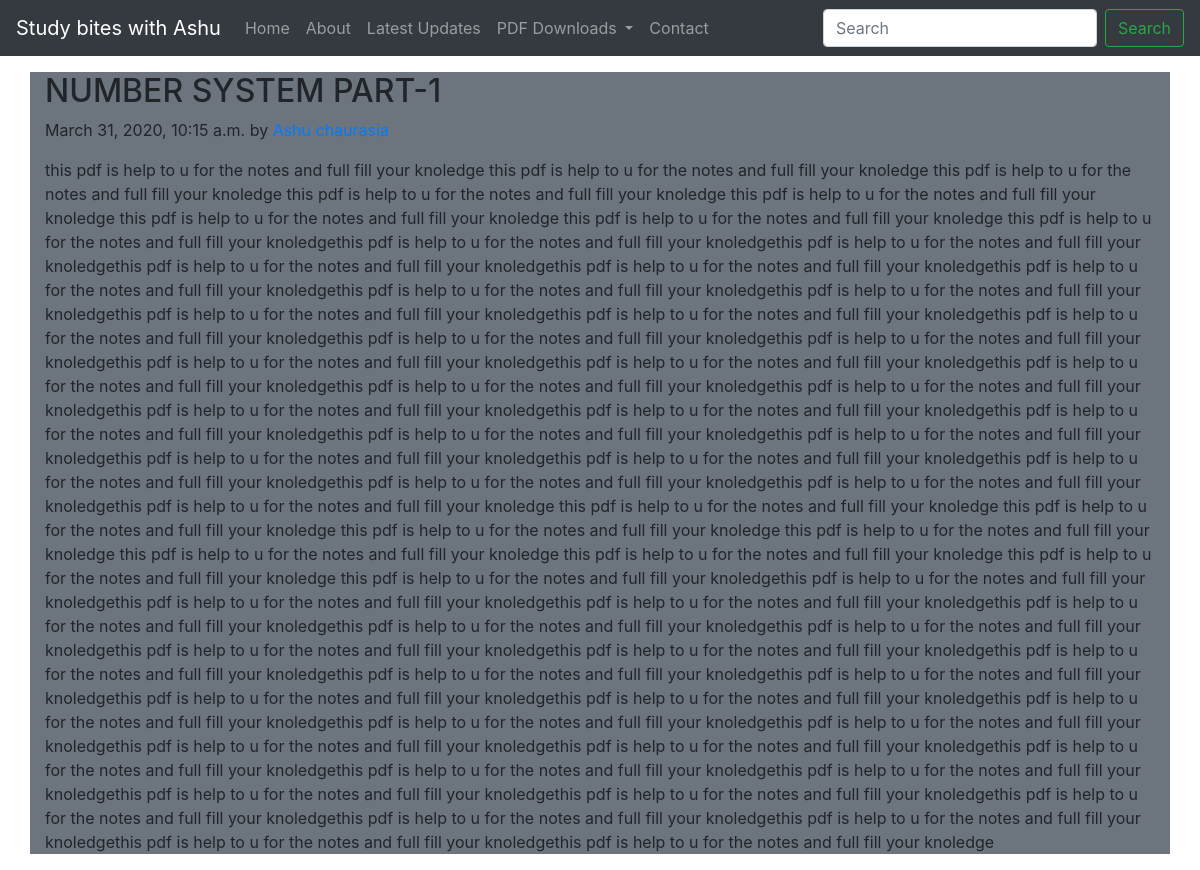
The page /blog/number_system_part-1 on the database its author committed.
### blog/models.py (models this page shows, shortened)
class post(models.Model):
    sno=models.AutoField(primary_key=True)
    title=models.CharField(max_length=100)
    author=models.CharField(max_length=100)
    slug=models.CharField(max_length=130)
    content=models.TextField()
    timeStamp = models.DateTimeField(blank=True)

### blog/views.py (the view)
# urls.py: path('<str:slug>',views.blogPost  , name='blogPost')
def blogPost(request,slug):
    Post= post.objects.filter(slug=slug).first()
    context={'Post':Post}
    return render(request,'blog/blogPost.html',context)

### templates/blog/blogPost.html (shortened to what this page needs)
{% extends 'base.html' %}
{% block body %}
<div class="container my-3 bg-secondary">
            <h2 class="blog-post-title">{{Post.title | upper}}</h2>
            <p class="blog-post-meta">{{Post.timeStamp}} by <a href="/about">{{Post.author}}</a></p>
            <p>{{Post.content}}</p>
</div>
{% endblock body %}

### templates/base.html (shortened to what this page needs)
<!doctype html>
<html lang="en">
<head>
  <link rel="stylesheet" href="https://maxcdn.bootstrapcdn.com/bootstrap/4.0.0/css/bootstrap.min.css"
>
</head>
<body>
  <nav class="navbar navbar-expand-lg navbar-dark bg-dark">
    <a class="navbar-brand" href="/">Study bites with Ashu</a>
    <div class="collapse navbar-collapse" id="navbarSupportedContent">
      <ul class="navbar-nav mr-auto">
        <li class="nav-item {% block homeactive %}  {% endblock homeactive %}">
          <a class="nav-link" href="/">Home <span class="sr-only">(current)</span></a>
        </li>
        <li class="nav-item {% block aboutactive %}  {% endblock aboutactive %}">
          <a class="nav-link" href="/about">About</a>
        </li>
        <li class="nav-item {% block blogHomeactive %}  {% endblock blogHomeactive %}">
          <a class="nav-link" href="/blog">Latest Updates</a>
        </li>
        <li class="nav-item dropdown{% block pdfhomeactive %}  {% endblock pdfhomeactive %} ">
        <a class="nav-link dropdown-toggle" href="/pdfdownload" id="navbarDropdown" role="button" data-toggle="dropdown" aria-haspopup="true" aria-expanded="false">
          PDF Downloads
        </a>
      </li>
        <li class="nav-item {% block contactactive %}  {% endblock contactactive %}">
          <a class="nav-link" href="/contact">Contact</a>
        </li>
      </ul>
      <form method="get" action="/search" class="form-inline my-2 my-lg-0">
        <input class="form-control mr-sm-2" type="search" placeholder="Search" aria-label="Search" name="query" id="query">
        <button class="btn btn-outline-success my-2 my-sm-0" type="submit">Search</button>
      </form>
    </div>
  </nav>
  {% block body %} {% endblock body %}
</body>
</html>

### rows shown on the page
post: title "NUMBER SYSTEM PART-1", timeStamp "March 31, 2020, 10:15 a.m.", content "this pdf is help to u for the notes and full fill your knoledge this pdf is help to u for the notes and full fill your knoledge this pdf is help to u for the notes and full fill your knoledge this pdf is help to u for the notes and full fill your knoledge this pdf is help to u for the notes and full fill your knoledge this pdf is help to u for the notes and full fill your knoledge this pdf is help to u for the notes and full fill your knoledge this pdf is help to u for the notes and full fill your knoledgethis pdf is help to u for the notes and full fill your knoledgethis pdf is help to u for the notes and full fill your knoledgethis pdf is help to u for the notes and full fill your…"
